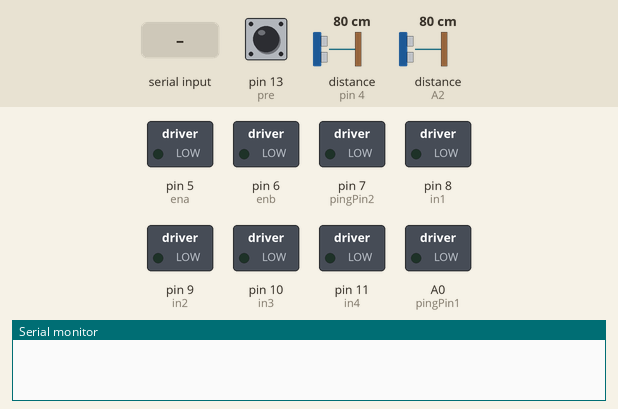
The sketch below on a simulated Arduino Uno, built with avr-gcc and run on an emulated ATmega328P. On the bench: switched loads named in the sketch (green lamp = pin HIGH), the last lines printed to the serial monitor. Dashed ring = blinking. The inputs (shaded band) are chosen by the test bench; at power-on: pin 13 (pre) HIGH, distance to the obstacle (sensors on pin 4, A2) 80 cm. The echo pulse lasts 58.3 µs per cm.

Above: at 2.9 s.
3.0 s: "2\n" received over the second serial link
5.7 s: pin 13 (pre) pulled LOW for 1 s
8.9 s: "90,45,200\n" received over the second serial link
10.8 s: distance to the obstacle (sensor on pin 4) set to 2 cm
At 12.03 s:
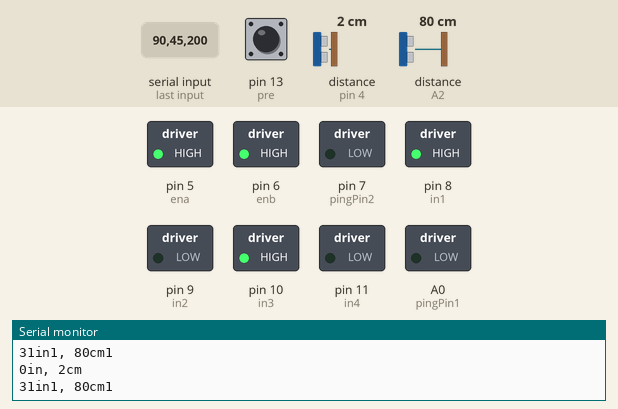
15.0 s: distance to the obstacle (sensor on pin 4) set to 120 cm
At 16.0 s:
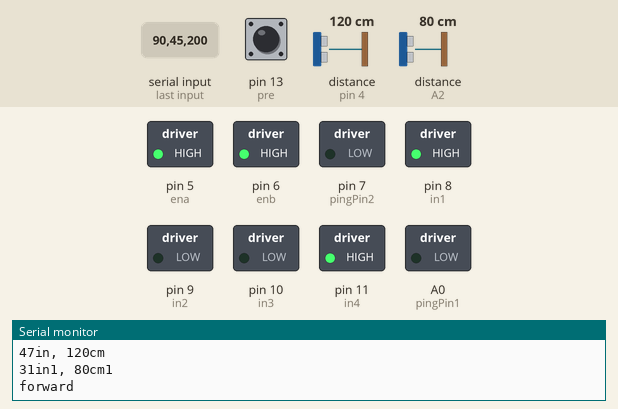
17.1 s: distance to the obstacle (sensor on A2) set to 43 cm
18.6 s: distance to the obstacle (sensor on A2) set to 36 cm
At 21.0 s:
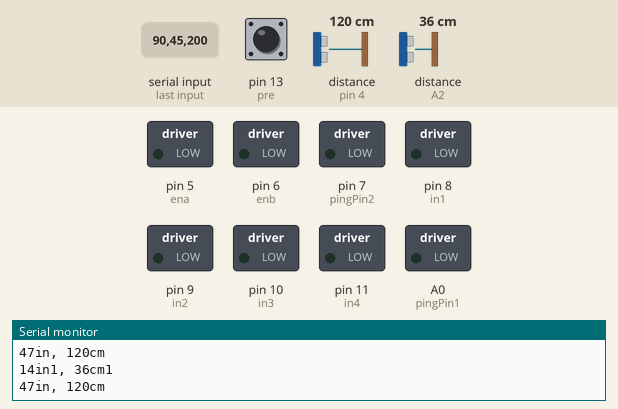
Timing chart, 0 to 23.7 s (numbered marks = the images above; inputs shaded):
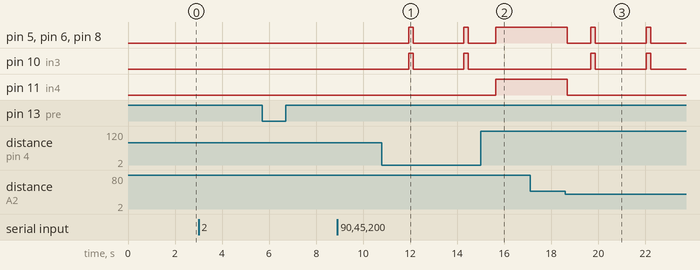

The sketch:

jega_special.ino
```cpp
#include <SoftwareSerial.h>
SoftwareSerial nodemcu(2,3);

long int data;
int firstVal, secondVal,thirdVal;


String myString; // complete message from arduino, which consistors of snesors data
char rdata; // received charactors
String cdata; // complete data

// for L298N motor driver
int ena = 5;
int enb = 6;
int pre=13;
int in1 = 8;
int in2 = 9;
int in3 = 10;
int in4 = 11;
const int pingPin2 = 7; // Trigger Pin of Ultrasonic Sensor
const int echoPin2 = 4; // Echo Pin of Ultrasonic Sensor
const int pingPin1 = A0; // Trigger Pin of Ultrasonic Sensor
const int echoPin1 = A2; // Echo Pin of Ultrasonic Sensor
boolean autom = false;
long duration1, inches1, cm1;
long duration2, inches2, cm2;
//int ena = 5;
//int enb = 6;
//
//int in1 = 8;
//int in2 = 9;
//int in3 = 10;
//int in4 = 11;


void setup()
{
Serial.begin(9600);
nodemcu.begin(9600);

pinMode(ena, OUTPUT);
  pinMode(enb, OUTPUT);
  pinMode(pre, INPUT_PULLUP);
  pinMode(in1, OUTPUT);
  pinMode(in2, OUTPUT);
  pinMode(in3, OUTPUT);
  pinMode(in4, OUTPUT);

// pinMode(ena, OUTPUT);
//  pinMode(enb, OUTPUT);
//
//  pinMode(in1, OUTPUT);
//  pinMode(in2, OUTPUT);
//  pinMode(in3, OUTPUT);
//  pinMode(in4, OUTPUT);

 analogWrite(ena, 0);
 analogWrite(enb, 0);

}

void loop()
{
  if(digitalRead(pre)==LOW){

    autom=!autom;
    delay(1000);
    Serial.println("pressed");
  }

if(autom){
pinMode(pingPin2, OUTPUT);
digitalWrite(pingPin2, LOW);
delayMicroseconds(2);
digitalWrite(pingPin2, HIGH);
delayMicroseconds(10);
digitalWrite(pingPin2, LOW);
pinMode(echoPin2, INPUT);
duration2 = pulseIn(echoPin2, HIGH);
inches2 = microsecondsToInches(duration2);
cm2 = microsecondsToCentimeters(duration2);
Serial.print(inches2);
Serial.print("in, ");
Serial.print(cm2);
Serial.print("cm");
Serial.println();
delay(20);

pinMode(pingPin1, OUTPUT);
digitalWrite(pingPin1, LOW);
delayMicroseconds(2);
digitalWrite(pingPin1, HIGH);
delayMicroseconds(10);
digitalWrite(pingPin1, LOW);
pinMode(echoPin1, INPUT);
duration1 = pulseIn(echoPin1, HIGH);
inches1 = microsecondsToInches(duration1);
cm1 = microsecondsToCentimeters(duration1);
Serial.print(inches1);
Serial.print("in1, ");
Serial.print(cm1);
Serial.print("cm1");
Serial.println();


delay(20);
  if((cm2<80)||(cm1<40)){
  //if(cm1<40){
  rt();

  }

if((cm2>80)&&(cm1>40)){
    Serial.println("forward");
    fw();
  }
}
else{

                digitalWrite(ena,0);
                digitalWrite(enb,0);
                digitalWrite(in1,0);
                digitalWrite(in2, 0);
                digitalWrite(in3,0);
                digitalWrite(in4,0);
                delay(1000);


}


if(nodemcu.available() == 0 )
{

   delay(100); // 100 milli seconds

}

if ( nodemcu.available() > 0 )
{

      rdata = nodemcu.read();
    myString = myString+ rdata;
    //Serial.print(rdata);
    if( rdata == '\n')
    {
Serial.println(myString);
// new code
String l = getValue(myString, ',', 0);
String m = getValue(myString, ',', 1);
String n = getValue(myString, ',', 2);


firstVal = l.toInt(); // for left and right
secondVal = m.toInt(); // forward and reverse
thirdVal = n.toInt(); // speed

  myString = "";


            if ( (firstVal == 2) && (secondVal == 2) ) // for joystic normal position
            {
                analogWrite(ena,0);
                analogWrite(enb,0);
                digitalWrite(in1,LOW);
                digitalWrite(in2,LOW);
                digitalWrite(in3,LOW);
                digitalWrite(in3,LOW);

            } else

            if ( (firstVal == 2) && (secondVal > 3) ) // Forward direction
            {
                analogWrite(ena,thirdVal);
                analogWrite(enb,thirdVal);
                  digitalWrite(in1,HIGH);
                  digitalWrite(in2, LOW);
                  digitalWrite(in3,LOW);
                  digitalWrite(in4,HIGH);
            }else

            if ( (firstVal == 2) && (secondVal < 1) ) // reverse direction
            {
                analogWrite(ena,thirdVal);
                analogWrite(enb,thirdVal);
                digitalWrite(in1,LOW);
                digitalWrite(in2, HIGH);
                digitalWrite(in3,HIGH);
                digitalWrite(in4,LOW);
            }else

           if ( (firstVal > 3) && (secondVal == 2) ) // Right
            {
                analogWrite(ena,thirdVal);
                analogWrite(enb,thirdVal);
                digitalWrite(in1,HIGH);
                digitalWrite(in2, LOW);
                digitalWrite(in3,HIGH);
                digitalWrite(in4,LOW);
            } else


           if ( (firstVal < 1) && (secondVal == 2) ) // left
            {
                analogWrite(ena,thirdVal);
                analogWrite(enb,thirdVal);
                digitalWrite(in1,LOW);
                digitalWrite(in2, HIGH);
                digitalWrite(in3,LOW);
                digitalWrite(in4,HIGH);
            }
    }

}

}


String getValue(String data, char separator, int index)
{
    int found = 0;
    int strIndex[] = { 0, -1 };
    int maxIndex = data.length() - 1;

    for (int i = 0; i <= maxIndex && found <= index; i++) {
        if (data.charAt(i) == separator || i == maxIndex) {
            found++;
            strIndex[0] = strIndex[1] + 1;
            strIndex[1] = (i == maxIndex) ? i+1 : i;
        }
    }
    return found > index ? data.substring(strIndex[0], strIndex[1]) : "";
}
long microsecondsToInches(long microseconds)
{
return microseconds / 74 / 2;
}
long microsecondsToCentimeters(long microseconds)
{
return microseconds / 29 / 2;
}

void fw(){
                  analogWrite(ena,255);
                  analogWrite(enb,255);
                  digitalWrite(in1,HIGH);
                  digitalWrite(in2, LOW);
                  digitalWrite(in3,LOW);
                  digitalWrite(in4,HIGH);

}

void lf(){
                analogWrite(ena,255);
                analogWrite(enb,255);
                digitalWrite(in1,LOW);
                digitalWrite(in2, HIGH);
                digitalWrite(in3,LOW);
                digitalWrite(in4,HIGH);
                delay(2000);

}
void rt(){

                analogWrite(ena,0);
                analogWrite(enb,0);
                digitalWrite(in1,0);
                digitalWrite(in2, 0);
                digitalWrite(in3,0);
                digitalWrite(in4,0);
                delay(1000);

               analogWrite(ena,180);
                analogWrite(enb,180);
                digitalWrite(in1,LOW);
                digitalWrite(in2, HIGH);
                digitalWrite(in3,HIGH);
                digitalWrite(in4,LOW);

                analogWrite(ena,255);
                analogWrite(enb,255);
                digitalWrite(in1,HIGH);
                digitalWrite(in2, LOW);
                digitalWrite(in3,HIGH);
                digitalWrite(in4,LOW);
                delay(200);
                 analogWrite(ena,0);
                analogWrite(enb,0);
                digitalWrite(in1,0);
                digitalWrite(in2, 0);
                digitalWrite(in3,0);
                digitalWrite(in4,0);
                delay(1000);
}

void bk(){
                analogWrite(ena,180);
                analogWrite(enb,180);
                digitalWrite(in1,LOW);
                digitalWrite(in2, HIGH);
                digitalWrite(in3,HIGH);
                digitalWrite(in4,LOW);

}
```

Measured:
- the behaviour switches between 40 and 39 cm on distance to the obstacle (sensor on A2) (found by bisection; images 2 and 3)
- after the input at 10.8 s, pin 5 (ena), pin 6 (enb), pin 8 (in1), pin 10 (in3): alternates HIGH for 0.20 s and LOW for 2.1 s, starting after 1.1 s
- after the input at 15.0 s, pin 10 (in3): stays LOW (without the input it goes to HIGH after 1.6 s); pin 11 (in4): LOW → HIGH after 0.63 s
- after the input at 18.6 s, pin 5 (ena), pin 6 (enb), pin 8 (in1): goes LOW 1.0 s, HIGH 0.20 s, LOW 2.2 s, HIGH 0.20 s, then LOW, starting after 0.08 s; pin 10 (in3): alternates HIGH for 0.20 s and LOW for 2.2 s, starting after 1.1 s; pin 11 (in4): HIGH → LOW after 0.08 s
